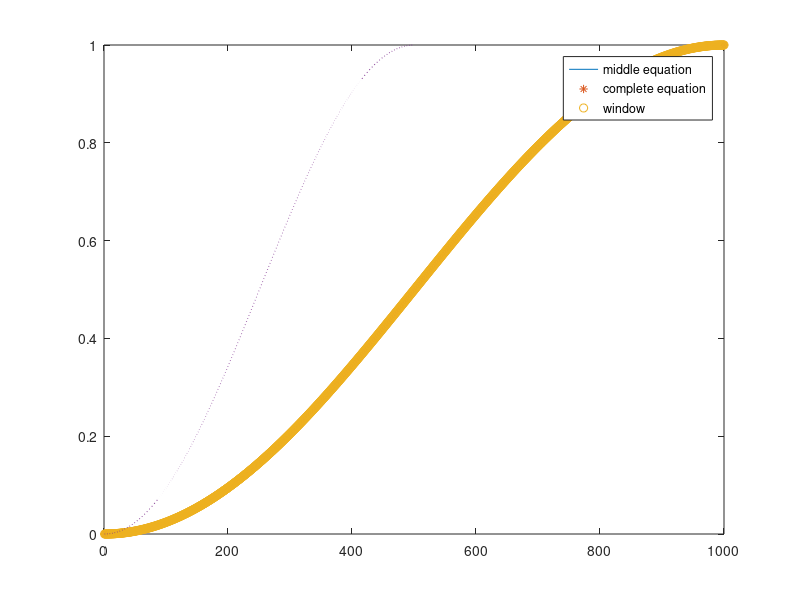
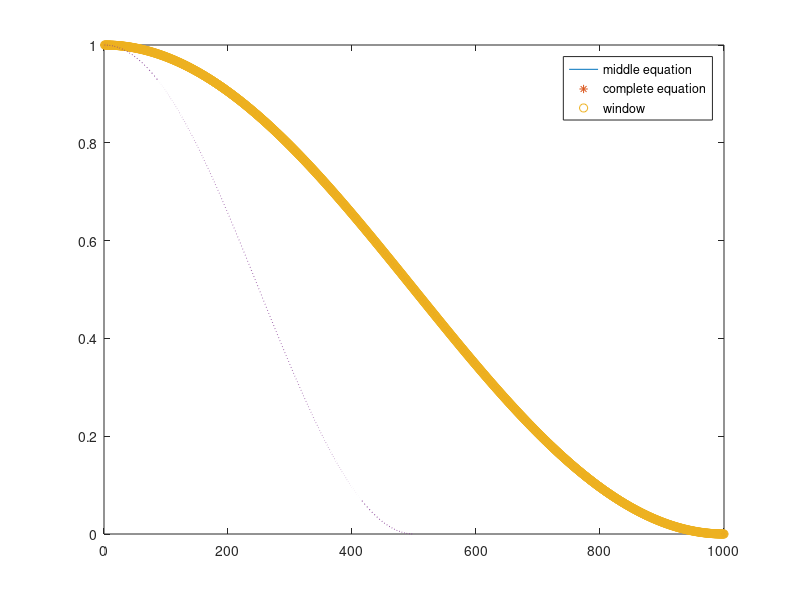
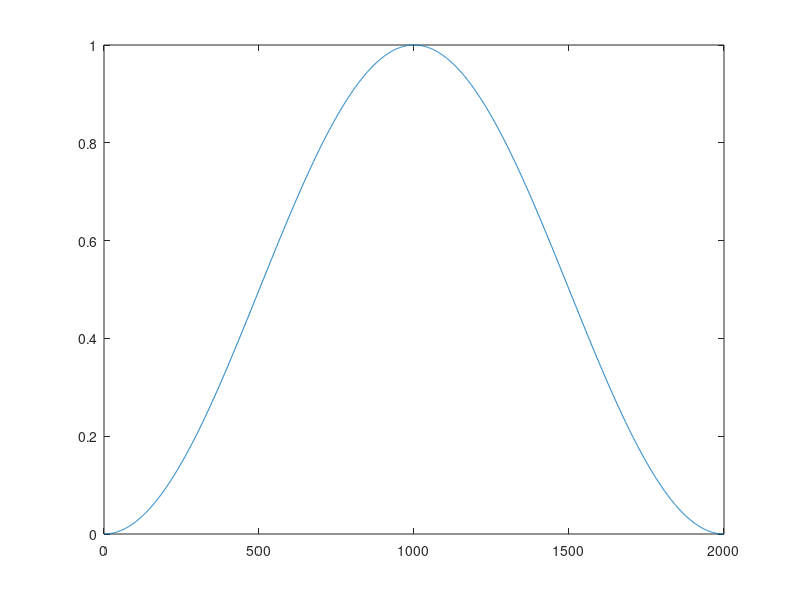
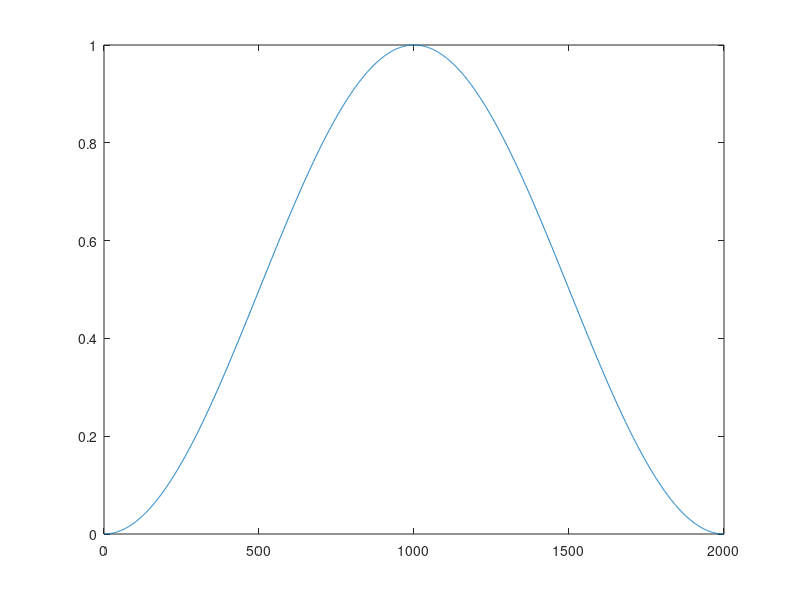

Here is the MATLAB script that generated these plots, in order:
N = 1000;
n = (0:N-1);
nn = (0:2*N-1);

eq1 = 0.5*(1 - cos(pi * n/(N-1)));
eq2 = 0.5*(1 + cos(pi * n/(N-1)));
eq3 = 0.5*(1 - cos(2 * pi * nn/(2*N-1)));
eq = 0.5*(1 - cos(2 * pi * n/(N-1)));

h = hann( 2* 1000);

figure(1);
plot(eq1);
hold on;
plot(eq3(1:N), '*');
plot(h(1:N), 'o');
plot(eq(1:N/2), 'LineStyle',':');
legend('middle equation', 'complete equation', 'window');
hold off

figure(2)
plot(eq2);
hold on;
plot(eq3(N+1:end), '*');
plot(h(N+1:end), 'o');
plot(eq(N/2+1:end), ':');
legend('middle equation', 'complete equation', 'window');
hold off

figure(3);
plot(eq3);

figure(4);
plot(h);


